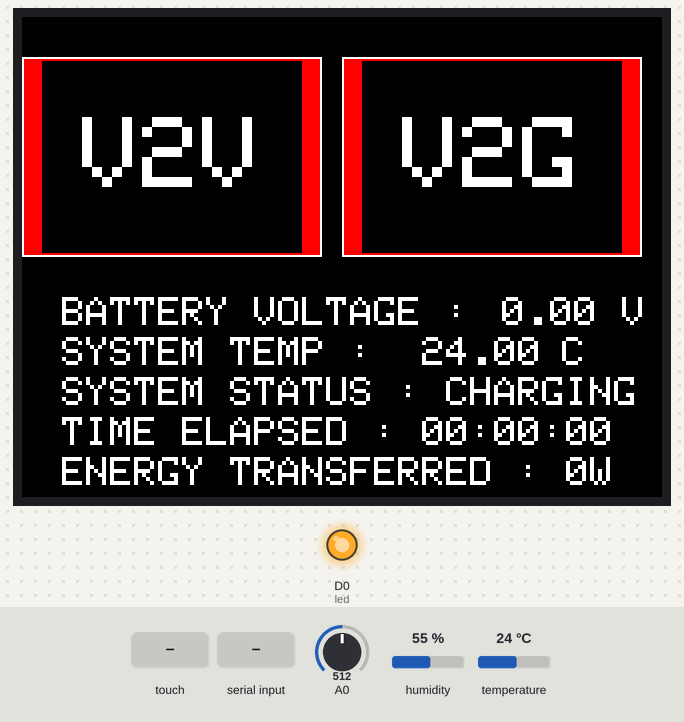
The sketch below on a simulated ESP8266 (NodeMCU). Parts: 320×240 colour display, output pins drawn as LEDs (lit = HIGH). The test bench sets the inputs (shaded band); at power-on: A0 = 512, temperature 24 °C, humidity 55 %. WiFi joins after 1.5 s; servers stay silent unless stated; random numbers use the default seed unless the sketch sets one; what the sketch prints to the serial monitor is not drawn.

Above: at 4.6 s.
4.7 s: A0 set to 484
At 8.6 s:
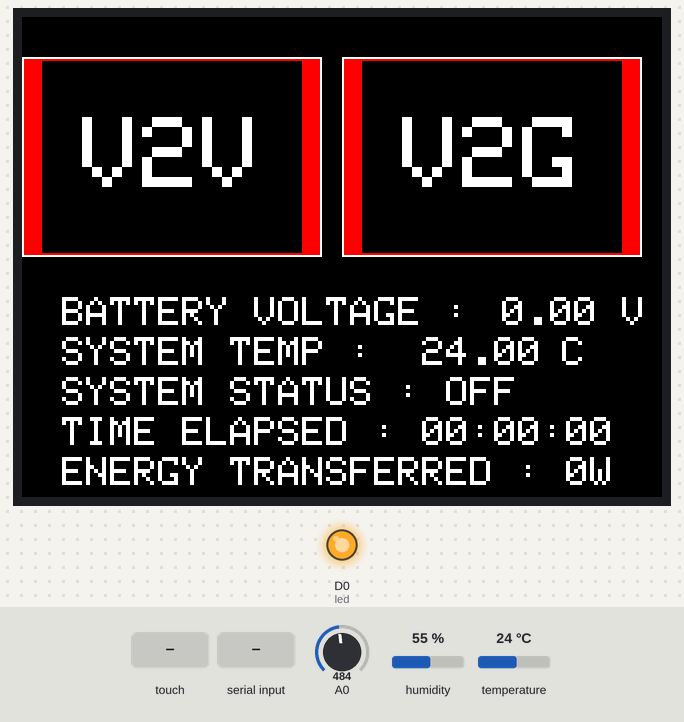
9.6 s: touch panel pressed at 38 % / 30 % of its raw x / y range
At 10.4 s:
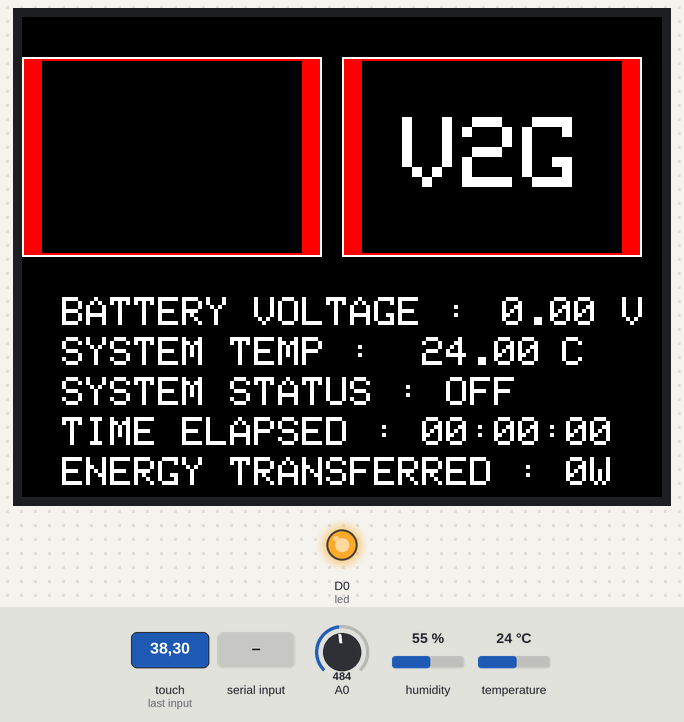
13.5 s: touch panel pressed at 13 % / 10 % of its raw x / y range
At 17.3 s:
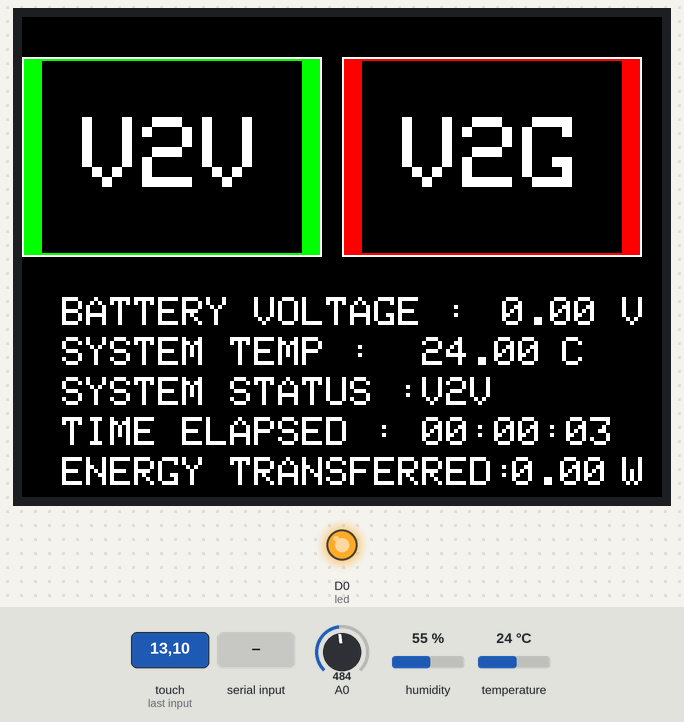
19.4 s: temperature set to 12 °C
At 25.1 s:
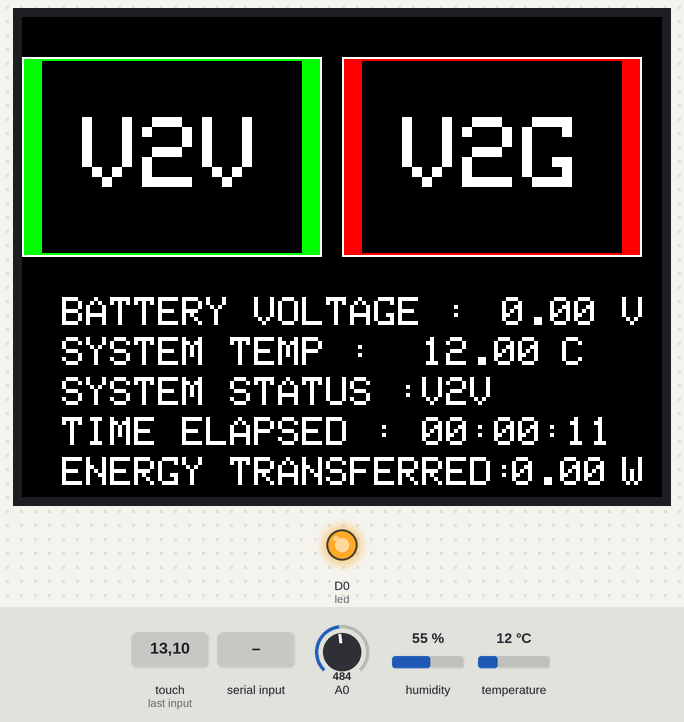
25.3 s: A0 set to 510
At 26.6 s:
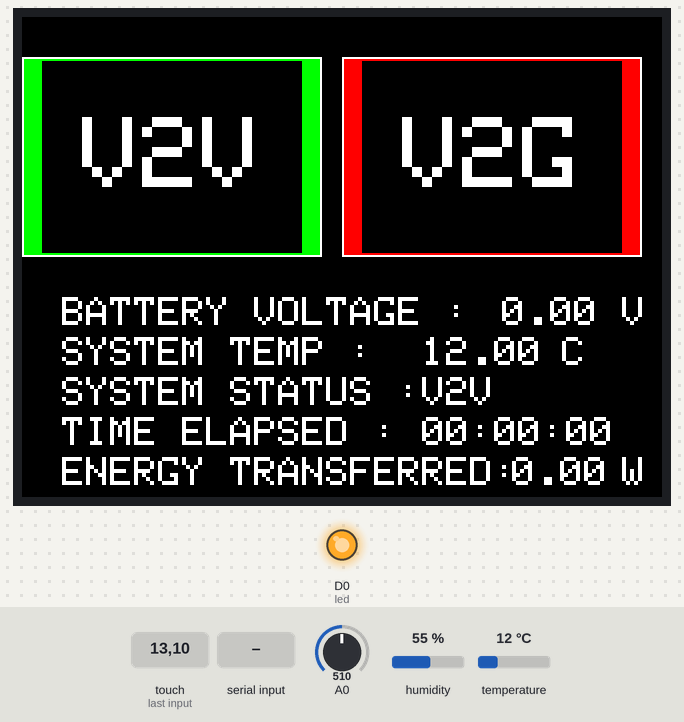
29.5 s: "90,45\n" received over the second serial link
At 33.5 s:
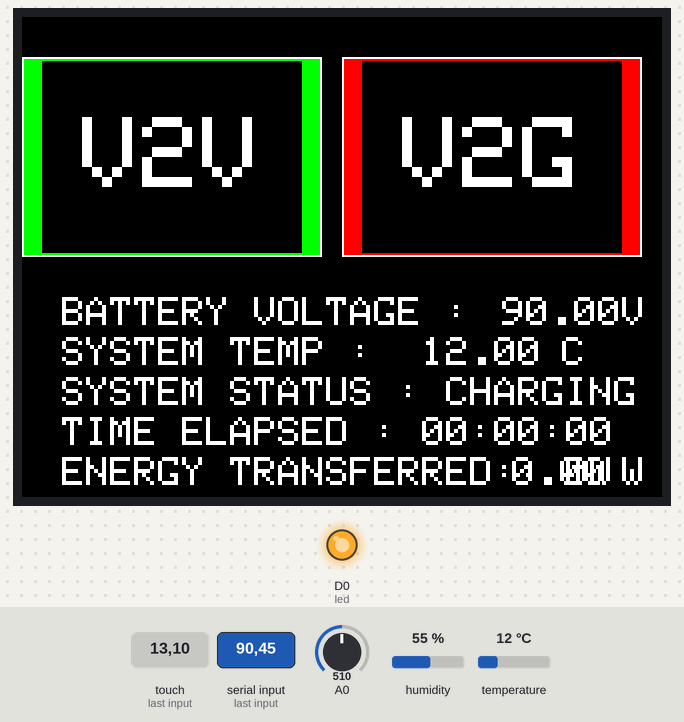
Timing chart, 0 to 34.5 s (numbered marks = the images above; inputs shaded):
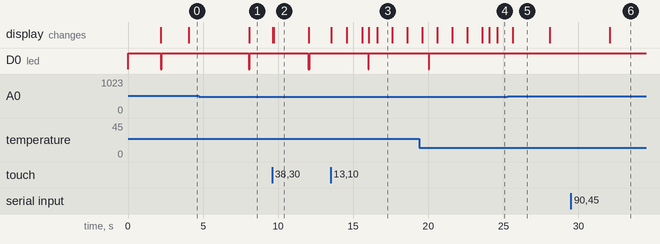

Measured:
- after the input at 4.7 s, D0 (led): HIGH → LOW after 3.3 s, → HIGH 0.08 s later; the display: changes after 3.4 s (image 1)
- after the input at 9.6 s, the display: first changes at once (image 2 shows a later state)
- after the input at 13.5 s, the display: first changes at once (image 3 shows a later state)
- after the input at 29.5 s, the display: changes after 2.6 s (image 6)
- what the display in image 2 shows lasts 2.3 s, from 9.7 s to 12.0 s
- what the display in image 5 shows lasts 2.5 s, from 25.6 s to 28.1 s

The sketch:

main_code_esp8266_new.ino
```cpp
#include <SoftwareSerial.h>
#include <SPI.h>
#include <Adafruit_GFX.h>
#include <Adafruit_ILI9341.h>
#include <XPT2046_Touchscreen.h>
#include <DHT.h>
#include <ESP8266WiFi.h>
//#include <AdafruitIO_WiFi.h>
#include <BlynkSimpleEsp8266.h>

#define BLYNK_TEMPLATE_ID "YOUR_TEMPLATE_ID"
#define BLYNK_TEMPLATE_NAME "YOUR_TEMPLATE_NAME"
#define BLYNK_AUTH_TOKEN "YOUR_AUTH_KEY"
#define BLYNK_PRINT Serial
#define TFT_CS D2
#define TFT_DC D4
#define TFT_RST -1
#define TS_CS D1
#define LED_PIN D0
#define DHTPIN D8
#define DHTTYPE DHT22
//#define IO_USERNAME " "
//#define IO_KEY " "
//#define WLAN_SSID "realme"
//#define WLAN_PASS "12345678"
#define led D0
#define button1_vpin    V4
#define button2_vpin    V5

WidgetLED led1(V6);
DHT dht(DHTPIN, DHTTYPE);
SPISettings settings(16000000, MSBFIRST, SPI_MODE0);
SoftwareSerial mySerial(D3,D0);
Adafruit_ILI9341 tft = Adafruit_ILI9341(TFT_CS, TFT_DC, TFT_RST);
XPT2046_Touchscreen ts(TS_CS);
/*AdafruitIO_WiFi io(IO_USERNAME,IO_KEY,WLAN_SSID,WLAN_PASS);
AdafruitIO_Feed *voltage =io.feed("Ac voltage");
AdafruitIO_Feed *battery =io.feed("battery");
AdafruitIO_Feed *status =io.feed("status");
AdafruitIO_Feed *temperature =io.feed("temperature");
AdafruitIO_Feed *Energy =io.feed("Energy Transferred");
AdafruitIO_Feed *digital = io.feed("v2v");
AdafruitIO_Feed *digital2 = io.feed("v2g");*/

char ssid[] = "Iphone 12";
char pass[] = "tubelight";
unsigned long previousMillis = -5000,previousMillis1 = -5000,previousMillis2 = -5000,previous_time = 0,elapsed_time = 0,start_time,current_time;
const long interval = 4000,intervalsec=1000,intervalupdate=30000,interval1=4000;
unsigned long currentMillis,currentMillis1,currentMillis2;
bool v2v=false;
bool v2g=false;
bool clear=false;
bool chrg=false;
float dcvoltage,dccurrent,dcenergy,dccharge,accurrent,acenergy,acenergy1=0.00000,acpower,pf,pftemp,temp,hum,templimit,batlimit,lat,lon;
int acvoltage,mode=0,energy;
int ledState = LOW,count,count1,volttemp;
char time_string[9];
String data,stats;

BLYNK_CONNECTED()
 {
  Blynk.syncVirtual(button1_vpin);
  Blynk.syncVirtual(button2_vpin);
 }

 BLYNK_WRITE(button1_vpin)
 {
  v2v = param.asInt();
  if(v2v==true&&v2g==false)
  {
    //Serial.println("v2v");
    Blynk.virtualWrite(button1_vpin, v2v);
    drawSwitchv2v(30, 30, v2v);
    delay(50); // debounce delay
    v2vtext();
  }
  else
  if(v2v==false)
  {
   // Serial.println("v2v offf");
   drawSwitchv2v(30, 30, v2v);
   drawSwitchv2g(190, 30, v2g);
   defaulttext();
  }
  else
  {
    Blynk.virtualWrite(button1_vpin, false);
  }
 }


BLYNK_WRITE(button2_vpin)
 {
  v2g = param.asInt();
  if(v2g==true&&v2v==false)
  {
   // Serial.println("v2g");
    Blynk.virtualWrite(button2_vpin, v2g);
    drawSwitchv2g(190, 30, v2g);
    delay(50); // debounce delay
    v2gtext();
  }
  else
 if(v2g==false)
  {
    //Serial.println("v2g offf");
   drawSwitchv2v(30, 30, v2v);
   drawSwitchv2g(190, 30, v2g);
   defaulttext();
  }
  else
  {
    Blynk.virtualWrite(button2_vpin, false);
  }
 }

void setup()
{
  start_time=millis();
  pinMode(A0,INPUT);
  pinMode(led,OUTPUT);
  digitalWrite(led,HIGH);
  Serial.begin(9600);
  mySerial.begin(9600);
  tft.begin();
  ts.begin();
  tft.setRotation(3);
  tft.fillScreen(ILI9341_BLACK);
  tft.setTextSize(6);
  tft.setCursor(60, 100);
  tft.setTextColor(ILI9341_WHITE);
  tft.println("REVOLT");
  Blynk.begin(BLYNK_AUTH_TOKEN, ssid, pass);
  /*io.connect();
  digital->onMessage(handleMessage);
  digital2->onMessage(handleMessage2);
  while(io.status()<AIO_CONNECTED){
    Serial.print(".");
    delay(500);
  }*/
  dht.begin();
 //digital->get();
  //digital2->get();
  tft.fillScreen(ILI9341_BLACK);
  tft.setTextSize(2);
  tft.setCursor(0, 0);
  tft.setTextColor(ILI9341_WHITE);
  drawSwitchv2v(30, 30, v2v);
  drawSwitchv2g(190, 30, v2g);
  defaulttext();
}

void loop()
 {
   Blynk.run();
  // io.run();
   currentMillis = millis();
   currentMillis1 = millis();
   currentMillis2 = millis();
   if(analogRead(A0)>500)
   {
     Serial.println("sdfghjkjhgffghjk");
     chrg=true;
     chrgtext();
   }
   else
   {
     chrg=false;
     led1.off();
     //defaulttext();
   }
   getdcdata();
   getacdata();
   temper();
  TS_Point p = ts.getPoint();
  if (ts.touched())
  {
    // touchscreen is being touched
    if (p.x >= 691 && p.x <= 1898 && p.y >=606  && p.y <= 2099&&v2g==false&&chrg==false)
     {
      // switch is being toggled
      v2v=!v2v;
      Blynk.virtualWrite(button1_vpin, true);
      count=0;
      drawSwitchv2v(30, 30, v2v);
      delay(50); // debounce delay
      v2vtext();
    }
    else
    if (p.x >= 2264 && p.x <= 3597 && p.y >=606  && p.y <= 2099&&v2v==false&&chrg==false)
     {
      // switch is being toggled
      v2g=!v2g;
      Blynk.virtualWrite(button2_vpin, true);
      count1=0;
      drawSwitchv2g(190, 30, v2g);
      delay(50); // debounce delay
     v2gtext();
    }
}
else
  if(v2v==true)
  {
    v2vtext();
  }
  else
  if(v2g==true)
  {
    v2gtext();
  }
  else
  {
    defaulttext();
  }
 }


void drawSwitchv2v(int x, int y, bool state) {
  tft.fillRect(x - 30, y - 10, 150, 100, state ? ILI9341_GREEN : ILI9341_RED);
  tft.drawRect(x - 30, y - 10, 150, 100, ILI9341_WHITE);
  tft.fillRect(x - 20, y - 8, 130, 96, state ? ILI9341_BLACK : ILI9341_BLACK);
}

void drawSwitchv2g(int x, int y, bool state) {
  acenergy1=0.00000;
  tft.fillRect(x - 30, y - 10, 150, 100, state ? ILI9341_GREEN : ILI9341_RED);
  tft.drawRect(x - 30, y - 10, 150, 100, ILI9341_WHITE);
  tft.fillRect(x - 20, y - 8, 130, 96, state ? ILI9341_BLACK : ILI9341_BLACK);
}

void getdcdata()
{
if (mySerial.available() > 0)
 {
    data = mySerial.readStringUntil('\n');
   // Serial.println(data);

    // Extract voltage, energy, and charge values from the data
    dccurrent = getValue(data, 'C');
    dcvoltage = getValue(data, 'V');
    dcenergy = getValue(data, 'W');
    dccharge = getValue(data, 'A');

   /* Serial.print("Current:");
    Serial.print(dccurrent);
    Serial.print("Voltage: ");
    Serial.print(dcvoltage);
    Serial.print(" V, Energy: ");
    Serial.print(dcenergy);
    Serial.print(" Wh, Charge: ");
    Serial.print(dccharge);
    Serial.println(" Ah");*/
  }
}

void getacdata()
{
  if (Serial.available())
   {
    data = Serial.readStringUntil('\n');
   // Serial.println(data);
    accurrent = getValue(data, 'C');
    acvoltage = getValue(data, 'V');
    acpower = getValue(data, 'P');
    acenergy = getValue(data, 'E');
    pf=getValue(data,'F');
    lat=getValue(data,'L');
    lon=getValue(data,'l');
  // Serial.print("Current:");
    //Serial.print(lat);
    //Serial.print("Voltage: ");
    //Serial.print(lon);
    /* Serial.print(" V, Energy: ");
    Serial.print(acenergy);
    Serial.print(" kWh, power: ");
    Serial.print(acpower);
    Serial.print(" W");
    Serial.print("Power Factor:");
    Serial.println(pf);*/
  }
}

float getValue(String data, char code)
{
  int index = data.indexOf(code) + 1;
  int endIndex = data.indexOf('D', index);
  String valueStr = data.substring(index, endIndex);
  float value = valueStr.toFloat();
  return value;
}

float getValues(String data, char code)
{
  int index = data.indexOf(code) + 1;
  int endIndex = data.indexOf('D', index);
  String valueStr = data.substring(index, endIndex);
  float value = valueStr.toFloat();
  return value;
}

void temper()
{
  temp = dht.readTemperature();
  hum = dht.readHumidity();
 /* Serial.print("Temperature: ");
  Serial.print(temp);
  Serial.print(" °C, Humidity: ");
  Serial.print(hum);
  Serial.println(" %");*/
}

void defaulttext()
{
  digitalWrite(led,HIGH);
  stats="off";
  start_time=millis();
  mode=5;
  Serial.println(mode);
  if (currentMillis - previousMillis >= interval)
  {
    previousMillis = currentMillis;
  if(clear==true)
  {
  Blynk.virtualWrite(button1_vpin, false);
  Blynk.virtualWrite(button2_vpin, false);
  tft.setCursor(240, 220);// power transmitted
  tft.fillRect(240, 220, 80, 20, ILI9341_BLACK);
  tft.setCursor(200, 180);// state
  tft.fillRect(200, 180, 300, 20, ILI9341_BLACK);
  tft.setCursor(200, 200); //timer
  tft.fillRect(200, 200, 130, 20, ILI9341_BLACK);
  tft.setCursor(20, 220); //energy
  tft.fillRect(20, 220, 310, 20, ILI9341_BLACK);
  tft.setCursor(20, 160); //power factor
  tft.fillRect(20, 160, 300, 20, ILI9341_BLACK);
  tft.setCursor(20, 140); //ac voltage
  tft.fillRect(20, 140, 320, 20, ILI9341_BLACK);
  count=0;
  }
  if(count<=4)
 {
  digitalWrite(led,LOW);
 }
  Serial.println(mode);
  tft.setTextSize(5);
  tft.setCursor(30, 50);
  tft.setTextColor(ILI9341_WHITE);
  tft.println("V2V");
  tft.setTextSize(5);
  tft.setCursor(190, 50);
  tft.setTextColor(ILI9341_WHITE);
  tft.println("V2G");
  tft.setTextSize(2);
  tft.setCursor(20, 140);
  tft.setTextColor(ILI9341_WHITE);
  tft.println("BATTERY VOLTAGE :");
  tft.setCursor(240, 140);
  tft.fillRect(240, 140, 100, 20, ILI9341_BLACK);
  tft.println(dcvoltage);
  tft.setCursor(300, 140);
  tft.println("V");
  tft.setTextSize(2);
  tft.setCursor(20, 160);
  tft.fillRect(20, 160, 300, 20, ILI9341_BLACK);
  tft.setTextColor(ILI9341_WHITE);
  tft.println("SYSTEM TEMP :");
  tft.setCursor(200, 160);
  tft.setTextColor(ILI9341_WHITE);
  tft.println(temp);
  tft.setCursor(270, 160);
  tft.setTextColor(ILI9341_WHITE);
  tft.println("C");
  tft.setTextSize(2);
  tft.setCursor(20, 180);
  tft.setTextColor(ILI9341_WHITE);
  tft.println("SYSTEM STATUS : OFF");
  tft.setTextSize(2);
  tft.setCursor(20, 200);
  tft.setTextColor(ILI9341_WHITE);
  tft.println("TIME ELAPSED : 00:00:00");
  tft.setTextSize(2);
  tft.setCursor(20, 220);
  tft.setTextColor(ILI9341_WHITE);
  tft.println("ENERGY TRANSFERRED : 0W");
  clear=false;
  count++;
  defaultupdate();
  delay(50);
}
}

void v2vtext()
{
  current_time = millis();
  stats="V2V";
  mode=1;
  digitalWrite(led,HIGH);
  Serial.println(mode);
  if (current_time - previous_time >= 1000)
  {
     previous_time = current_time;
    elapsed_time = current_time - start_time;
    int hours = elapsed_time / 3600000;
    int minutes = (elapsed_time / 60000) % 60;
    int seconds = (elapsed_time / 1000) % 60;
    snprintf(time_string, sizeof(time_string), "%02d:%02d:%02d", hours, minutes, seconds);
    tft.setCursor(200, 200);
    tft.fillRect(200, 200, 130, 20, ILI9341_BLACK);
    tft.println(time_string);
  }

  if (currentMillis - previousMillis >= interval)
  {
    previousMillis = currentMillis;
//  drawSwitchv2v(30, 30, v2v);
 // drawSwitchv2g(190, 30, v2g);
 if(count<2)
 {
  digitalWrite(led,LOW);
 }
  Serial.println(mode);
  tft.setTextSize(5);
  tft.setCursor(30, 50);
  tft.setTextColor(ILI9341_WHITE);
  tft.println("V2V");
  tft.setTextSize(5);
  tft.setCursor(190, 50);
  tft.setTextColor(ILI9341_WHITE);
  tft.println("V2G");
  tft.setTextSize(2);
  tft.setCursor(20, 140);
  tft.setTextColor(ILI9341_WHITE);
  tft.println("BATTERY VOLTAGE :");
  tft.setCursor(240, 140);
  tft.fillRect(240, 140, 50, 20, ILI9341_BLACK);
  tft.println(dcvoltage);
  tft.setCursor(300, 140);
  tft.println("V");
  tft.setTextSize(2);
  tft.setCursor(20, 160);
  tft.fillRect(20, 160, 300, 20, ILI9341_BLACK);
  tft.setTextColor(ILI9341_WHITE);
  tft.println("SYSTEM TEMP :");
  tft.setCursor(200, 160);
  tft.setTextColor(ILI9341_WHITE);
  tft.println(temp);
  tft.setCursor(270, 160);
  tft.setTextColor(ILI9341_WHITE);
  tft.println("C");
  tft.setTextSize(2);
  tft.setCursor(20, 180);
  tft.setTextColor(ILI9341_WHITE);
  tft.println("SYSTEM STATUS :");
  tft.setCursor(200, 180);
  tft.fillRect(200, 180, 300, 20, ILI9341_BLACK);
  tft.println("V2V");
  tft.setTextSize(2);
  tft.setCursor(20, 200);
  tft.setTextColor(ILI9341_WHITE);
  tft.println("TIME ELAPSED :");
  tft.setTextSize(2);
  tft.setCursor(20, 220);
  tft.setTextColor(ILI9341_WHITE);
  tft.println("ENERGY TRANSFERRED:");
  tft.setCursor(245, 220);
  tft.fillRect(245, 220, 80, 20, ILI9341_BLACK);
  tft.println(dcenergy);
  tft.setCursor(300, 220);
  tft.println("W");
  clear=true;
  count++;
  v2vupdate();
  if(currentMillis1-previousMillis1 >= intervalupdate)
  {
  previousMillis1 = currentMillis1;
  //voltage->save(acvoltage);
  //battery->save(dcvoltage);
  //status->save(stats);
 // temperature->save(temp);
 // Energy->save(dcenergy);
  //delay(5000);
  }
}
}
void v2gtext()
{
  pftemp=random(0.99,1.1);
  acenergy1=acenergy1+0.00001;
  volttemp=random(227,231);
  current_time = millis();
  digitalWrite(led,HIGH);
  stats="V2G";
  mode=2;
  Serial.println(mode);
  if (current_time - previous_time >= 1000)
  {
     previous_time = current_time;
    elapsed_time = current_time - start_time;
    int hours = elapsed_time / 3600000;
    int minutes = (elapsed_time / 60000) % 60;
    int seconds = (elapsed_time / 1000) % 60;
    snprintf(time_string, sizeof(time_string), "%02d:%02d:%02d", hours, minutes, seconds);
    tft.setCursor(200, 200);
    tft.fillRect(200, 200, 130, 20, ILI9341_BLACK);
    tft.println(time_string);
  }

  if (currentMillis - previousMillis >= interval)
  {
    previousMillis = currentMillis;

if(count1<2)
 {
   //Serial.print(count1);
  // Serial.println("asdfghjklkjhgfsasdfghj");
  digitalWrite(led,LOW);
 }
 // drawSwitchv2v(30, 30, v2v);
 // drawSwitchv2g(190, 30, v2g);
  Serial.println(mode);
  tft.setTextSize(5);
  tft.setCursor(30, 50);
  tft.setTextColor(ILI9341_WHITE);
  tft.println("V2V");
  tft.setTextSize(5);
  tft.setCursor(190, 50);
  tft.setTextColor(ILI9341_WHITE);
  tft.println("V2G");
  tft.setTextSize(2);
  tft.setCursor(20, 140);
  tft.fillRect(20, 140, 320, 20, ILI9341_BLACK);
  tft.setTextColor(ILI9341_WHITE);
  tft.println("AC VOLTAGE :");
  tft.setCursor(200, 140);
  tft.println(volttemp);
  tft.setCursor(250, 140);
  tft.println("V");
  tft.setTextSize(2);
  tft.setCursor(20, 160);
  tft.fillRect(20, 160, 300, 20, ILI9341_BLACK);
  tft.setTextColor(ILI9341_WHITE);
  tft.println("POWER FACTOR :");
  tft.setCursor(200, 160);
  tft.println("1.00");
  tft.setTextSize(2);
  tft.setCursor(20, 180);
  tft.setTextColor(ILI9341_WHITE);
  tft.println("SYSTEM STATUS :");
  tft.setCursor(200, 180);
  tft.fillRect(200, 180, 300, 20, ILI9341_BLACK);
  tft.println("V2G");
  tft.setTextSize(2);
  tft.setCursor(20, 200);
  tft.setTextColor(ILI9341_WHITE);
  tft.println("TIME ELAPSED :");
  tft.setTextSize(2);
  tft.setCursor(20, 220);
  //tft.fillRect(20, 220, 310, 20, ILI9341_BLACK);
  tft.setTextColor(ILI9341_WHITE);
  tft.println("ENERGY TRANSFERRED:");
  tft.setCursor(245, 220);
  tft.fillRect(245, 220, 80, 20, ILI9341_BLACK);
  tft.println(acenergy1);
  tft.setCursor(300, 220);
  tft.println("W");
  clear=true;
  count1++;
  v2gupdate();
  //delay(5000);
}
}

void chrgtext()
{
  start_time=millis();
  if (currentMillis - previousMillis >= interval)
  {
  previousMillis = currentMillis;
  tft.setTextSize(5);
  tft.setCursor(30, 50);
  tft.setTextColor(ILI9341_WHITE);
  tft.println("V2V");
  tft.setTextSize(5);
  tft.setCursor(190, 50);
  tft.setTextColor(ILI9341_WHITE);
  tft.println("V2G");
  tft.setTextSize(2);
  tft.setCursor(20, 140);
  tft.setTextColor(ILI9341_WHITE);
  tft.println("BATTERY VOLTAGE :");
  tft.setCursor(240, 140);
  tft.fillRect(240, 140, 100, 20, ILI9341_BLACK);
  tft.println(dcvoltage);
  tft.setCursor(300, 140);
  tft.println("V");
  tft.setTextSize(2);
  tft.setCursor(20, 160);
  tft.fillRect(20, 160, 300, 20, ILI9341_BLACK);
  tft.setTextColor(ILI9341_WHITE);
  tft.println("SYSTEM TEMP :");
  tft.setCursor(200, 160);
  tft.setTextColor(ILI9341_WHITE);
  tft.println(temp);
  tft.setCursor(270, 160);
  tft.setTextColor(ILI9341_WHITE);
  tft.println("C");
  tft.setTextSize(2);
  tft.setCursor(20, 180);
  tft.fillRect(20, 180, 300, 20, ILI9341_BLACK);
  tft.setTextColor(ILI9341_WHITE);
  tft.println("SYSTEM STATUS : CHARGING");
  tft.setTextSize(2);
  tft.setCursor(20, 200);
  tft.setTextColor(ILI9341_WHITE);
  tft.println("TIME ELAPSED : 00:00:00");
  tft.setTextSize(2);
  tft.setCursor(20, 220);
  tft.setTextColor(ILI9341_WHITE);
  tft.println("ENERGY TRANSFERRED : 0W");
  clear=true;
  chrgupdate();
  delay(50);
}
}

void defaultupdate()
{
  acvoltage=0;
  Blynk.virtualWrite(V0, dcvoltage);
  Blynk.virtualWrite(V1, temp);
  Blynk.virtualWrite(V2, acvoltage);
  Blynk.virtualWrite(V3, energy);
  Blynk.run();
}

void v2vupdate()
{
  acvoltage=0;
 Blynk.virtualWrite(V0, dcvoltage);
  Blynk.virtualWrite(V1, temp);
  Blynk.virtualWrite(V2, acvoltage);
  Blynk.virtualWrite(V3, energy);
  Blynk.run();
}

void v2gupdate()
{
  Blynk.virtualWrite(V0, dcvoltage);
  Blynk.virtualWrite(V1, temp);
  Blynk.virtualWrite(V2, acvoltage);
  Blynk.virtualWrite(V3, energy);
  Blynk.run();
}

void chrgupdate()
{
  acvoltage=0;
  Blynk.virtualWrite(V0, dcvoltage);
  Blynk.virtualWrite(V1, temp);
  Blynk.virtualWrite(V2, acvoltage);
  Blynk.virtualWrite(V3, energy);
  led1.on();
  Blynk.run();
}
```
